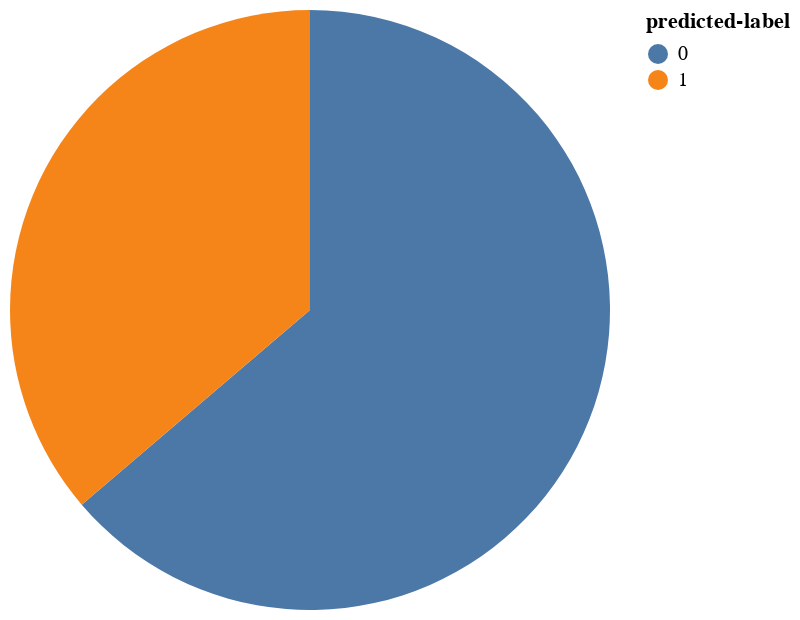

Notebook source saved alongside this figure:
### Code cell
counting = yp.select(pl.col('predicted-label').value_counts()).unnest('predicted-label')

pie = (alt.Chart(counting).mark_arc()
.encode(
    theta=alt.Theta('count', stack='normalize', type='quantitative'),
    color=alt.Color('predicted-label', type='nominal'),
    tooltip=['predicted-label', 'count:N'],
))

pie

### Figure 1 — Vega-Lite specification as saved in the notebook (floating-point values rounded to 4 significant figures)
{"config": {"view": {"continuousWidth": 300, "continuousHeight": 300}}, "data": {"name": "data-18ea41b6c868a1d8f2bbdd6b5b3c4b7e"}, "mark": {"type": "arc"}, "encoding": {"color": {"field": "predicted-label", "type": "nominal"}, "theta": {"field": "count", "stack": "normalize", "type": "quantitative"}, "tooltip": [{"field": "predicted-label", "type": "quantitative"}, {"field": "count", "type": "nominal"}]}, "$schema": "https://vega.github.io/schema/vega-lite/v5.20.1.json", "datasets": {"data-18ea41b6c868a1d8f2bbdd6b5b3c4b7e": [{"predicted-label": 0, "count": 5180}, {"predicted-label": 1, "count": 2944}]}}
